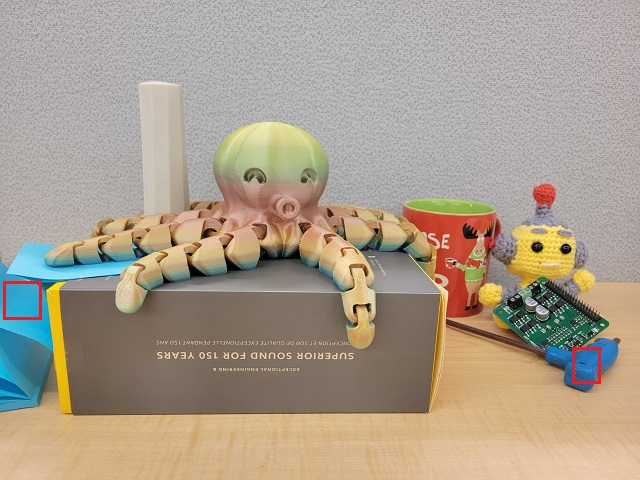
#> input picture Quanser_Academic_Resources-dev-windows/6_teaching/3_Robotics/sp6_visual_manipulation/l1_image_acquisition/hardware/octopus.jpg, 640 x 480 px
$ python -i image_processing.py   (imports and definitions only)
#> lines starting #> are read from the running program, lines starting #| are printed output that depends on the picture; after the words box and inside, x2 and y2 are one past the last pixel; in counts of white or black regions, pixels touching at a corner belong together
import cv2
import numpy as np


class ImageProcessing():

    def __init__(self):
        self.imageCriteria = (cv2.TERM_CRITERIA_EPS + cv2.TERM_CRITERIA_MAX_ITER, 30, 0.001)

        # Part of the Lane Detector class
        # --------------------------------
        self.blur = (5, 5)
        self.cannyLowerThreshold = 100
        self.cannyUpperThreshold = 200
        self.DEPTH_CAMERA_AVAILABLE = False
        # --------------------------------
    # [46 lines left out: functions calibrate_camera, undistort_img, not called in this run]

    def do_canny(self, frame):
        # Converts frame to grayscale because we only need the luminance channel for detecting edges - less computationally expensive
        gray = cv2.cvtColor(frame, cv2.COLOR_RGB2GRAY)
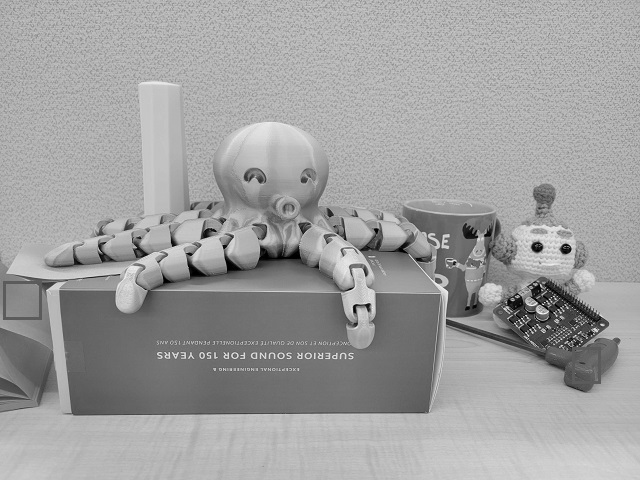
#> gray: shape (480, 640); min 0, max 252, mean 159.2
        # Applies a 5x5 gaussian blur with deviation of 0 to frame - not mandatory since Canny will do this for us
        blur = cv2.GaussianBlur(gray, self.blur, 0)
        # Applies Canny edge detector with minVal of 50 and maxVal of 150
        canny = cv2.Canny(blur, self.cannyLowerThreshold, self.cannyUpperThreshold)
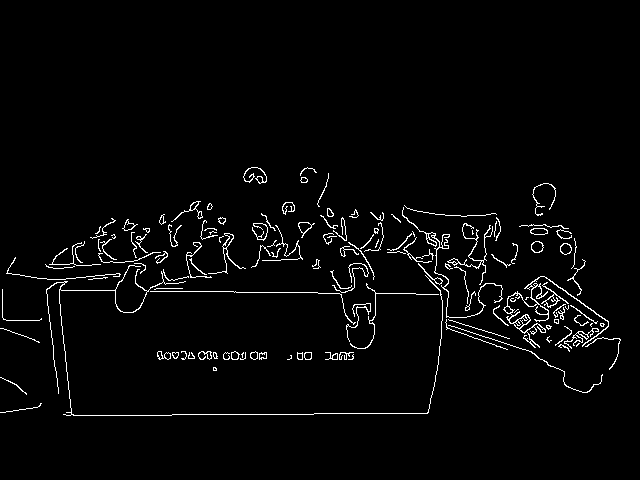
#> canny: shape (480, 640); 2.7% white in thin lines or dots, all inside (x1, y1, x2, y2) = (0, 167, 621, 416)
        return canny

    # [450 lines left out: functions do_segment, calculate_lines, average_lines, calculate_coordinates, driving_parameters, visualize_lines and 14 more, not called in this run]

>>> import cv2
>>> picture = cv2.cvtColor(cv2.imread('../../../../6_teaching/3_Robotics/sp6_visual_manipulation/l1_image_acquisition/hardware/octopus.jpg'), cv2.COLOR_BGR2RGB)
>>> result = ImageProcessing().do_canny(picture)
